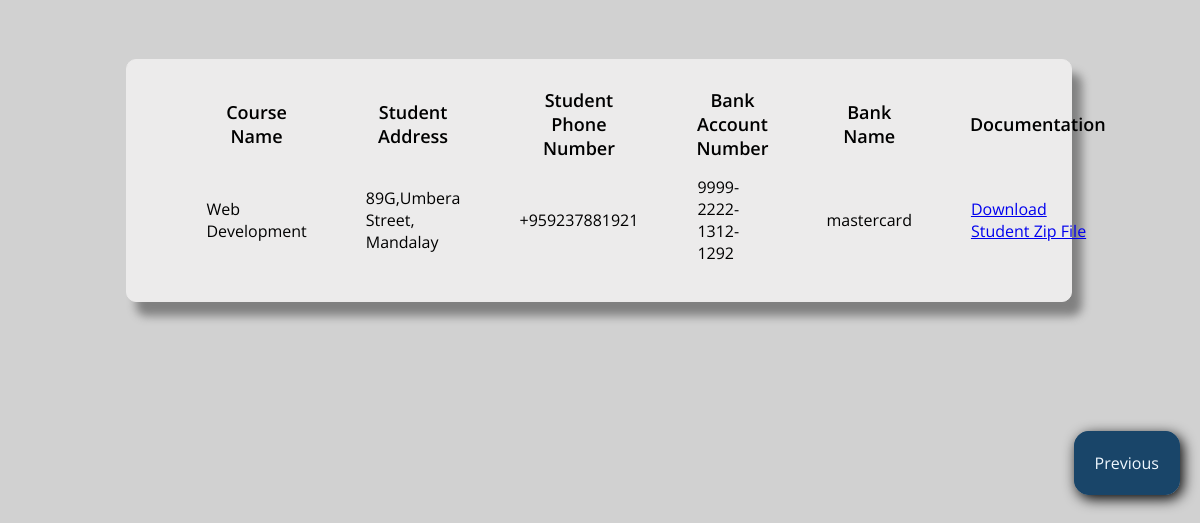
/viewhisdetail.php?vhis=49, run on the app's committed database.
### tables this page shows
CREATE TABLE `student` (
  `student_id` int(11) NOT NULL COMMENT 'id of student, auto generated',
  `SID` int(11) NOT NULL COMMENT 'primary key of student_information that carries id of login account of student',
  `student_address` varchar(10000) NOT NULL COMMENT 'address of student',
  `studnet_phonenumber` varchar(100) NOT NULL COMMENT 'student phone number',
  `bank_account` varchar(1000) NOT NULL COMMENT 'bank account number',
  `bank_name` varchar(100) NOT NULL COMMENT 'bank name',
  `documentation` varchar(100) NOT NULL COMMENT 'zip file of student document'
);

CREATE TABLE `course` (
  `course_id` int(11) NOT NULL COMMENT 'course id, auto generated',
  `cat_id` int(11) NOT NULL COMMENT 'primary key of category table connecting courses underlying in related category',
  `course_credit` int(11) NOT NULL COMMENT 'credit of course',
  `course_name` varchar(1000) NOT NULL COMMENT 'course name',
  `course_intakes` varchar(1000) NOT NULL COMMENT 'opening intake of this course',
  `course_fee` int(100) NOT NULL COMMENT 'course fee',
  `course_duration` varchar(225) NOT NULL COMMENT 'duration teach for course',
  `course_description` mediumtext NOT NULL COMMENT 'description of course',
  `jobs` varchar(1000) NOT NULL COMMENT 'jobs which can apply after this course',
  `course_image` varchar(10000) NOT NULL COMMENT 'image of course',
  `course_outline` longtext NOT NULL COMMENT 'outline of course'
);

### viewhisdetail.php (the view, shortened to what this page needs)
<!DOCTYPE html>
<html lang="en">
<head>
</head>
<body>
    <div class="inf">
            <?php
            include "./connection.php";
            $vhis = $_GET['vhis'];
            $sql = $a->prepare("SELECT student.*, course.course_name FROM student
                                JOIN enroll ON student.student_id = enroll.student_id
                                JOIN course ON enroll.course_id = course.course_id
                                WHERE student.SID = :vhis");
            $sql->bindValue(':vhis', $vhis);
            $sql->execute();
?>
        <table>
            <tr>
                <th>
                    Course Name
                </th>
                <th>
                    Student Address
                </th>
                <th>
                    Student Phone Number
                </th>
                <th>
                    Bank Account Number
                </th>
                <th>
                    Bank Name
                </th>
                <th>
                    Documentation
                </th>
            </tr>
            <?php while ($row = $sql->fetch(PDO::FETCH_ASSOC)) {
            extract($row);
            ?>
            <tr>
                <td> <?php echo $course_name?></td>
                <td> <?php echo $student_address?></td>
                <td> <?php echo $studnet_phonenumber?></td>
                <td> <?php echo $bank_account?></td>
                <td> <?php echo $bank_name?></td>
                <td>
                    <?php
                    $downloadLink = '<a href="./studentzip/' . $documentation . '">Download Student Zip File</a>';
                    echo $downloadLink;
                    ?>
                </td>
            </tr>
            <?php }?>
        </table>
    </div>
    <a href="./viewenroll.php" class="previous">Previous</a>
</body>
</html>

### viewhisdetail.php (style rules this page uses)
body { background-color: #d1d1d1; font-family: 'Open Sans', sans-serif; }
.inf { display: flex; margin: 100px 120px 150px 240px; }
.previous { margin-left: 90%; border: 1px solid #194569; background-color: #194569; padding: 20px; text-decoration: none; color: aliceblue; border-radius: 15px; box-shadow: 3px 4px 14px black; }
.inf { border: 1px solid #ecebeb; padding: 22px; margin-top: 5%; margin-left: 10%; background-color: #ecebeb; border-radius: 10px; box-shadow: 10px 14px 10px grey; }
table { border-collapse: separate; border-spacing: 55px 5px; }
td { padding: 10px 2px; }
th { font-size: 18px; font-weight: 600; }

### data on the page
student: course.course_name "Web Development", student_address "89G,Umbera Street, Mandalay", studnet_phonenumber "+959237881921", bank_account "9999-2222-1312-1292", bank_name "mastercard"
